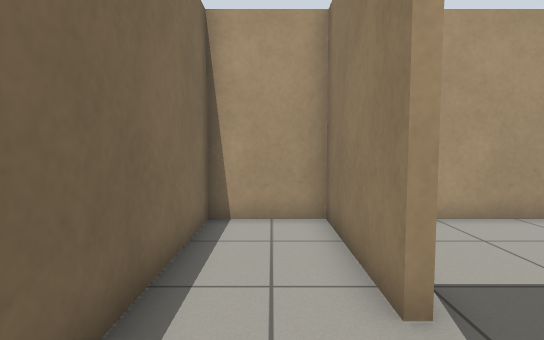
View 1 (above)

15 first-person views from a walk through a robot-simulator world made for Gazebo. The camera is 0.88 m above the floor, tilts 4° down and sees 80° across. The floor is counted in squares, 0.5 m on a side. Each view is taken from the middle of a square. On the plan, view 1 faces up. The plan holds only what a view shows up to about 16 squares ahead; the rest is blank.

View 2
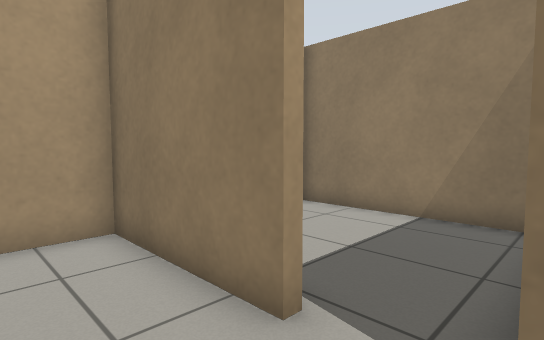

View 3
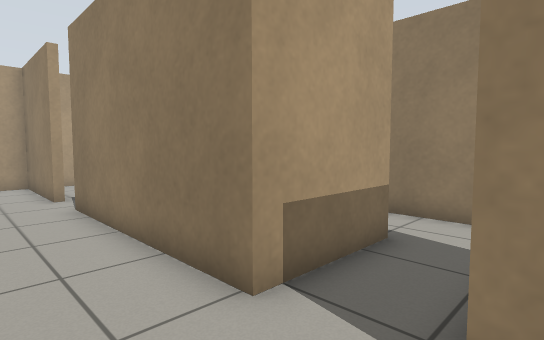

View 4
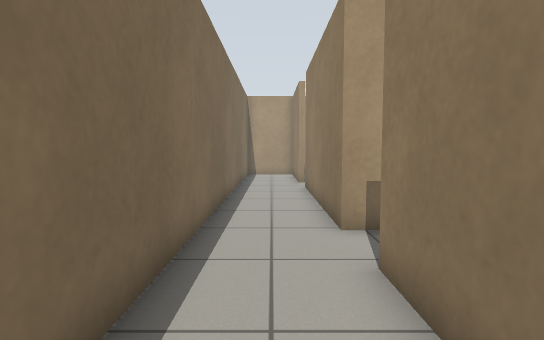

View 5
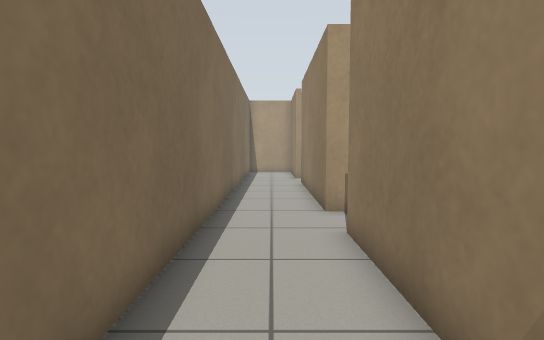

View 6
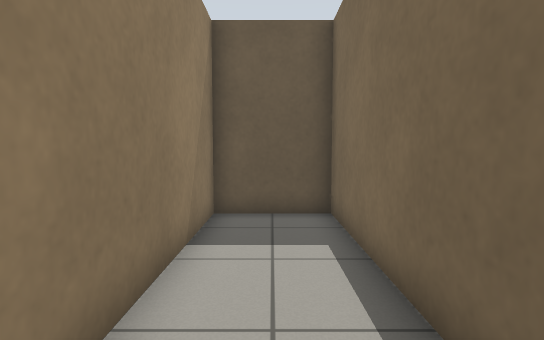

View 7
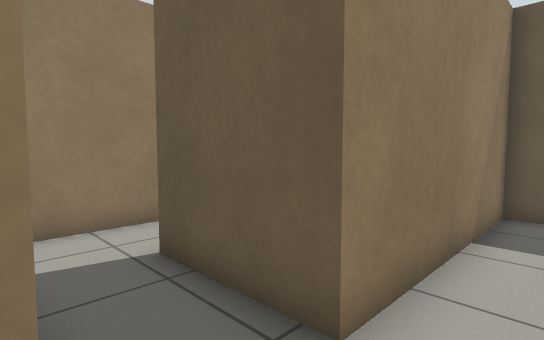

View 8
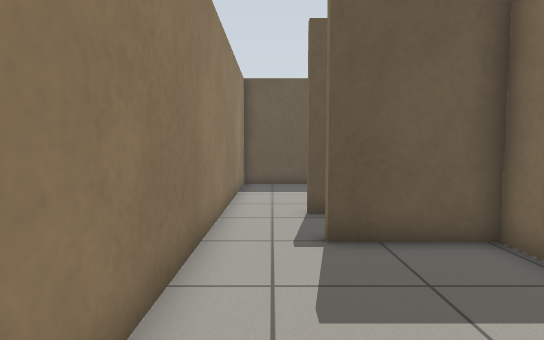

View 9
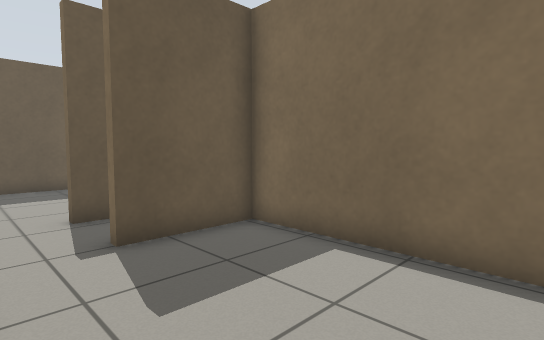

View 10
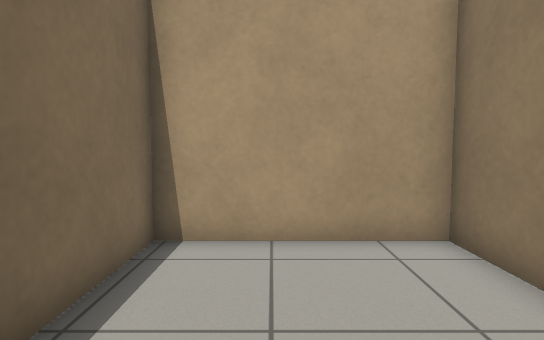

View 11
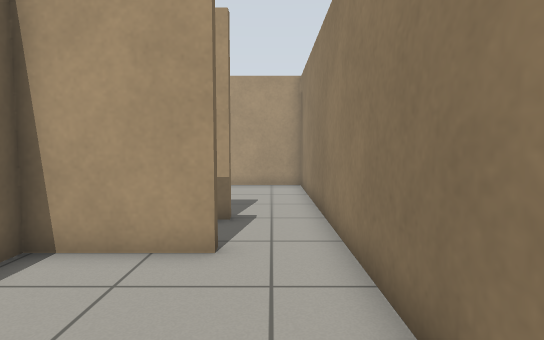

View 12
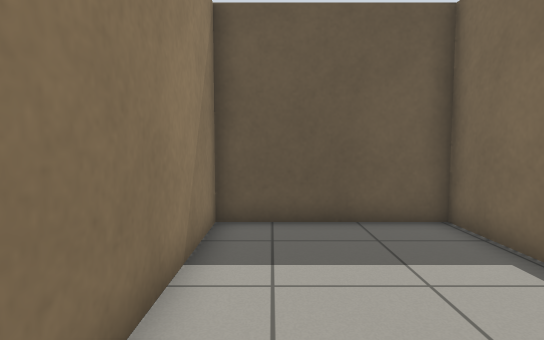

View 13
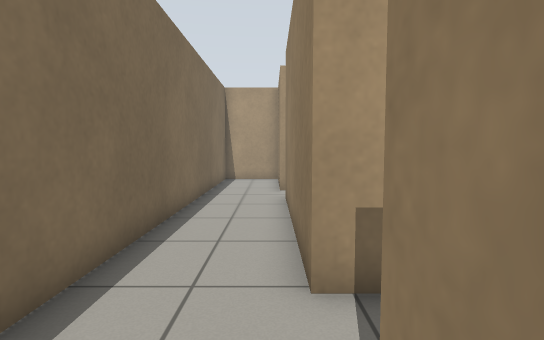

View 14
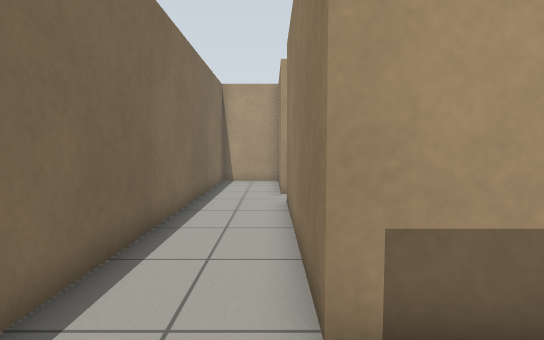

View 15
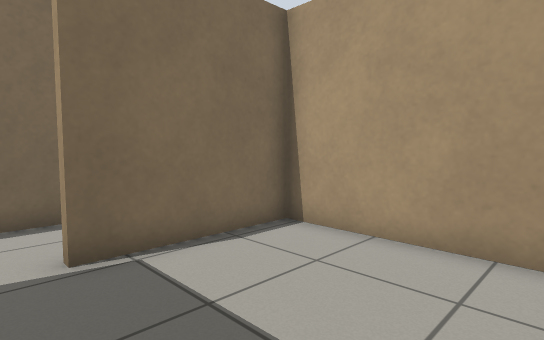

### Floor plan
Points are (right, up) in squares from view 1. A wall is a line through its corners. A room is listed if a view was taken in it or the views show most of it. See-through windows are left out.
Room 1 (views 1, 2, 3, 4, 5, 6, 7, 13, 14)
walls: (5, -6.2) (1.6, -6.2) (1.6, 1.4); (1.8, 3.2) (1.3, 3.2) (1.3, 7.9) (-1.6, 7.9) (-1.6, -15.5) (1.6, -15.5) (1.6, -8.4) (5.1, -8.4); (7.3, -7.5) (7.3, -6.5)
ways out: opening at (6, -6) to room 2; opening at (6.5, -8) to room 3; opening at (2, 2.5) to room 4
Room 2 (views 8, 9, 10)
walls: (7.3, -6.5) (7.3, 1) (1.8, 1) (1.8, -5.9) (5, -5.9)
ways out: opening at (6, -6) to room 1
Room 3 (views 11, 12)
walls: (1.8, -12.8) (1.8, -15.5) (7.3, -15.5) (7.3, -7.5); (5.1, -8.7) (1.8, -8.7)
ways out: opening at (6.5, -8) to room 1
Room 4 (view 15)
walls: (7.3, 1.9) (7.3, 7.9) (1.8, 7.9) (1.8, 3.2)
ways out: opening at (2, 2.5) to room 1

Where each view was taken, in squares from view 1:
view 1: 0 up, 0 right, facing up
view 2: 1 up, 1 left, facing up-right
view 3: 9 down, 1 left, facing up-right
view 4: 13 down, 0 right, facing up
view 5: 15 down, 0 right, facing up
view 6: 7 down, 0 right, facing down
view 7: 6 down, 0 right, facing down-right
view 8: 0 up, 6 right, facing down
view 9: 0 up, 7 right, facing down-left
view 10: 5 down, 4 right, facing up
view 11: 14 down, 6 right, facing up
view 12: 8 down, 6 right, facing down
view 13: 10 down, 1 right, facing up
view 14: 9 down, 1 right, facing up
view 15: 2 up, 7 right, facing up-left
